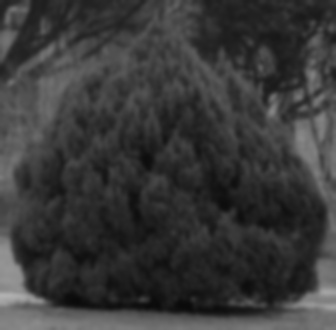
#> input picture result/1_image_pyramid/0.jpg/octave1/scaling1.jpg, 336 x 330 px; the run also reads 1 picture not shown here
$ python -i 0860812.py   (imports and definitions only)
#> lines starting #> are read from the running program, lines starting #| are printed output that depends on the picture
#> in SIFT, image is the input picture: shape (330, 336); min 9, max 177, mean 56.8
### FunctionHelper.py
import logging
from functools import cmp_to_key

from cv2 import KeyPoint
from numpy import all, array, arctan2, cos, sin, exp, dot, logical_and, roll, sqrt, stack, trace, deg2rad, rad2deg, \
    where, zeros, floor, round, float32
from numpy.linalg import det, lstsq, norm


# [166 lines left out: functions isPixelAnExtremum, localizeExtremumViaQuadraticFit, computeGradientAtCenterPixel, computeHessianAtCenterPixel, computeKeypointsWithOrientations, compareKeypoints, not called in this run]

def removeDuplicateKeypoints(keypoints):
    """Sort keypoints and remove duplicate keypoints
    """
    if len(keypoints) < 2:
        return keypoints

    keypoints.sort(key=cmp_to_key(compareKeypoints))
    unique_keypoints = [keypoints[0]]

    for next_keypoint in keypoints[1:]:
        last_unique_keypoint = unique_keypoints[-1]
        if last_unique_keypoint.pt[0] != next_keypoint.pt[0] or \
           last_unique_keypoint.pt[1] != next_keypoint.pt[1] or \
           last_unique_keypoint.size != next_keypoint.size or \
           last_unique_keypoint.angle != next_keypoint.angle:
            unique_keypoints.append(next_keypoint)
    return unique_keypoints

####################
# Global variables #
####################

logger = logging.getLogger(__name__)
float_tolerance = 1e-7

#############################
# Keypoint scale conversion #
#############################

def convertKeypointsToInputImageSize(keypoints):
    """Convert keypoint point, size, and octave to input image size
    """
    converted_keypoints = []
    for keypoint in keypoints:
        keypoint.pt = tuple(0.5 * array(keypoint.pt))
        keypoint.size *= 0.5
        keypoint.octave = (keypoint.octave & ~255) | ((keypoint.octave - 1) & 255)
        converted_keypoints.append(keypoint)
    return converted_keypoints

#########################
# Descriptor generation #
#########################

# [9 lines left out: function unpackOctave, not called in this run]

def generateDescriptors(keypoints, gaussian_images, window_width=4, num_bins=8, scale_multiplier=3, descriptor_max_value=0.2):
    """Generate descriptors for each keypoint
    """
    logger.debug('Generating descriptors...')
    descriptors = []

    for keypoint in keypoints:
        octave, layer, scale = unpackOctave(keypoint)
        gaussian_image = gaussian_images[octave + 1, layer]
        num_rows, num_cols = gaussian_image.shape
        point = round(scale * array(keypoint.pt)).astype('int')
        bins_per_degree = num_bins / 360.
        angle = 360. - keypoint.angle
        cos_angle = cos(deg2rad(angle))
        sin_angle = sin(deg2rad(angle))
        weight_multiplier = -0.5 / ((0.5 * window_width) ** 2)
        row_bin_list = []
        col_bin_list = []
        magnitude_list = []
        orientation_bin_list = []
        histogram_tensor = zeros((window_width + 2, window_width + 2, num_bins))   # first two dimensions are increased by 2 to account for border effects

        # Descriptor window size (described by half_width) follows OpenCV convention
        hist_width = scale_multiplier * 0.5 * scale * keypoint.size
        half_width = int(round(hist_width * sqrt(2) * (window_width + 1) * 0.5))   # sqrt(2) corresponds to diagonal length of a pixel
        half_width = int(min(half_width, sqrt(num_rows ** 2 + num_cols ** 2)))     # ensure half_width lies within image

        for row in range(-half_width, half_width + 1):
            for col in range(-half_width, half_width + 1):
                row_rot = col * sin_angle + row * cos_angle
                col_rot = col * cos_angle - row * sin_angle
                row_bin = (row_rot / hist_width) + 0.5 * window_width - 0.5
                col_bin = (col_rot / hist_width) + 0.5 * window_width - 0.5
                if row_bin > -1 and row_bin < window_width and col_bin > -1 and col_bin < window_width:
                    window_row = int(round(point[1] + row))
                    window_col = int(round(point[0] + col))
                    if window_row > 0 and window_row < num_rows - 1 and window_col > 0 and window_col < num_cols - 1:
                        dx = gaussian_image[window_row, window_col + 1] - gaussian_image[window_row, window_col - 1]
                        dy = gaussian_image[window_row - 1, window_col] - gaussian_image[window_row + 1, window_col]
                        gradient_magnitude = sqrt(dx * dx + dy * dy)
                        gradient_orientation = rad2deg(arctan2(dy, dx)) % 360
                        weight = exp(weight_multiplier * ((row_rot / hist_width) ** 2 + (col_rot / hist_width) ** 2))
                        row_bin_list.append(row_bin)
                        col_bin_list.append(col_bin)
                        magnitude_list.append(weight * gradient_magnitude)
                        orientation_bin_list.append((gradient_orientation - angle) * bins_per_degree)

        for row_bin, col_bin, magnitude, orientation_bin in zip(row_bin_list, col_bin_list, magnitude_list, orientation_bin_list):
            # Smoothing via trilinear interpolation
            # Notations follows https://en.wikipedia.org/wiki/Trilinear_interpolation
            # Note that we are really doing the inverse of trilinear interpolation here (we take the center value of the cube and distribute it among its eight neighbors)
            row_bin_floor, col_bin_floor, orientation_bin_floor = floor([row_bin, col_bin, orientation_bin]).astype(int)
            row_fraction, col_fraction, orientation_fraction = row_bin - row_bin_floor, col_bin - col_bin_floor, orientation_bin - orientation_bin_floor
            if orientation_bin_floor < 0:
                orientation_bin_floor += num_bins
            if orientation_bin_floor >= num_bins:
                orientation_bin_floor -= num_bins

            c1 = magnitude * row_fraction
            c0 = magnitude * (1 - row_fraction)
            c11 = c1 * col_fraction
            c10 = c1 * (1 - col_fraction)
            c01 = c0 * col_fraction
            c00 = c0 * (1 - col_fraction)
            c111 = c11 * orientation_fraction
            c110 = c11 * (1 - orientation_fraction)
            c101 = c10 * orientation_fraction
            c100 = c10 * (1 - orientation_fraction)
            c011 = c01 * orientation_fraction
            c010 = c01 * (1 - orientation_fraction)
            c001 = c00 * orientation_fraction
            c000 = c00 * (1 - orientation_fraction)

            histogram_tensor[row_bin_floor + 1, col_bin_floor + 1, orientation_bin_floor] += c000
            histogram_tensor[row_bin_floor + 1, col_bin_floor + 1, (orientation_bin_floor + 1) % num_bins] += c001
            histogram_tensor[row_bin_floor + 1, col_bin_floor + 2, orientation_bin_floor] += c010
            histogram_tensor[row_bin_floor + 1, col_bin_floor + 2, (orientation_bin_floor + 1) % num_bins] += c011
            histogram_tensor[row_bin_floor + 2, col_bin_floor + 1, orientation_bin_floor] += c100
            histogram_tensor[row_bin_floor + 2, col_bin_floor + 1, (orientation_bin_floor + 1) % num_bins] += c101
            histogram_tensor[row_bin_floor + 2, col_bin_floor + 2, orientation_bin_floor] += c110
            histogram_tensor[row_bin_floor + 2, col_bin_floor + 2, (orientation_bin_floor + 1) % num_bins] += c111

        descriptor_vector = histogram_tensor[1:-1, 1:-1, :].flatten()  # Remove histogram borders
        # Threshold and normalize descriptor_vector
        threshold = norm(descriptor_vector) * descriptor_max_value
        descriptor_vector[descriptor_vector > threshold] = threshold
        descriptor_vector /= max(norm(descriptor_vector), float_tolerance)
        # Multiply by 512, round, and saturate between 0 and 255 to convert from float32 to unsigned char (OpenCV convention)
        descriptor_vector = round(512 * descriptor_vector)
        descriptor_vector[descriptor_vector < 0] = 0
        descriptor_vector[descriptor_vector > 255] = 255
        descriptors.append(descriptor_vector)
    return array(descriptors, dtype='float32')

### 0860812.py
import optparse

import numpy as np

import cv2
import os
import glob
from cv2 import resize, GaussianBlur, subtract, INTER_LINEAR
import sys
from FunctionHelper import *
from pathlib import Path

logger = logging.getLogger(__name__)


# ======================================= #
# TODO: Convolve Gaussian Blur
# ======================================= #
def blur_gaussian(image, sigma):
    blur = cv2.GaussianBlur(image, (0, 0), sigmaX=sigma, sigmaY=sigma)
    return blur


# ======================================= #
# TODO: Downsampling without Smoothing
# ======================================= #
def downsample(img, scale):
    small_img = cv2.resize(img,  # original image
                           (0, 0),
                           fx=scale,
                           fy=scale,  # set fx and fy, not the final size
                           interpolation=cv2.INTER_NEAREST)
    return small_img


# ======================================= #
# TODO: Generate Initial Image
# ======================================= #
def generateFirstImage(image, sigma, assumed_blur):
    """Generate base image from input image by upsampling by 2 in both directions and blurring
    """
#> called with sigma = 1.6, assumed_blur = 0.5
    logger.debug('Generating base image...')
    image = resize(image, (0, 0), fx=2, fy=2, interpolation=INTER_LINEAR)
#> image: shape (660, 672) float32
    sigma_diff = sqrt(max((sigma ** 2) - ((2 * assumed_blur) ** 2), 0.01))
    return GaussianBlur(image, (0, 0), sigmaX=sigma_diff,
                        sigmaY=sigma_diff)  # the image blur is now sigma instead of assumed_blur


# ======================================= #
# TODO: Generate Sigma
# ======================================= #
def generateGaussianSigma(BaseSigma, num_scale):
    """Generate list of gaussian kernels at which to blur the input image. Default values of sigma, intervals, and octaves follow section 3 of Lowe's paper.
    """
#> called with BaseSigma = 1.6, num_scale = 5
    k = 2 ** (1. / (num_scale - 3))
    gaussian_kernels = zeros(
        num_scale)  # scale of gaussian blur necessary to go from one blur scale to the next within an octave
    gaussian_kernels[0] = BaseSigma

    for image_index in range(1, num_scale):
        sigma_previous = (k ** (image_index - 1)) * BaseSigma
        sigma_total = k * sigma_previous
        gaussian_kernels[image_index] = sqrt(sigma_total ** 2 - sigma_previous ** 2)
    return gaussian_kernels


# ======================================= #
# TODO: Make Pyramid Image
# ======================================= #
def make_pyramid(image,
                 image_name,
                 sigma,
                 num_octaves,
                 num_scale):
    '''Read Image using OpenCV'''
#> called with image_name = 'scaling1.jpg', sigma = array of shape (5,), num_octaves = 4, num_scale = 5
    gaussian_image = []

    for a in range(0, num_octaves):
        '''Adjust new sigma according to Scale Level'''
        gaussian_images_in_octave = []

        print("\nSigma octave {}".format(a + 1))

        for b in range(0, num_scale):
            print("Sigma scale {}:{}".format((b + 1), sigma[b]))
            '''Step 1 - Apply Gaussian filter to the image'''
            image = blur_gaussian(image, sigma[b])
            gaussian_images_in_octave.append(image)

            '''Prepare the folder to save the image'''
            folder_image = os.path.basename(image_name)
            if not os.path.exists('result/1_image_pyramid/{}/octave{}'.format(folder_image, a + 1)):
                os.makedirs('result/1_image_pyramid/{}/octave{}'.format(folder_image, a + 1))

            cv2.imwrite("result/1_image_pyramid/{}/octave{}/scaling{}.jpg".format(folder_image, a + 1, b + 1),
                        image)
        gaussian_image.append(gaussian_images_in_octave)
        downsampling_scale = 1 / 2

        image = downsample(gaussian_images_in_octave[0], downsampling_scale)
#> after the loop, gaussian_image = 4 items

    print("The pyramid image already generated in 'result/1_image_pyramid/{}/".format(folder_image, b + 1))
    return array(gaussian_image, dtype=object)


# ======================================= #
# TODO: Make Different of Gaussian (DOG)
# ======================================= #
def make_DOG(image_name, gaussian_image, numoctaves=8):
#> called with image_name = 'scaling1.jpg', gaussian_image = array of shape (4, 5), numoctaves = 4
    gaussian_dog = []
    for num_octaves in range(0, numoctaves):
        list_of_image = sorted(
            glob.glob('result/1_image_pyramid/' + image_name + '/octave' + str(num_octaves + 1) + '/*.jpg'))
        print("Generating DOG for {} and with Octave {}".format(image_name, num_octaves + 1))

        gaussian_dog_octaves = []
        '''Do the difference of Gaussian'''
        for a in range(len(list_of_image) - 1):
            im1 = gaussian_image[num_octaves][a]
            im1_ = cv2.imread(list_of_image[a], cv2.IMREAD_GRAYSCALE)
            im2 = gaussian_image[num_octaves][a + 1]
            im2_ = cv2.imread(list_of_image[a + 1], cv2.IMREAD_GRAYSCALE)

            DoGim = subtract(im1, im2)
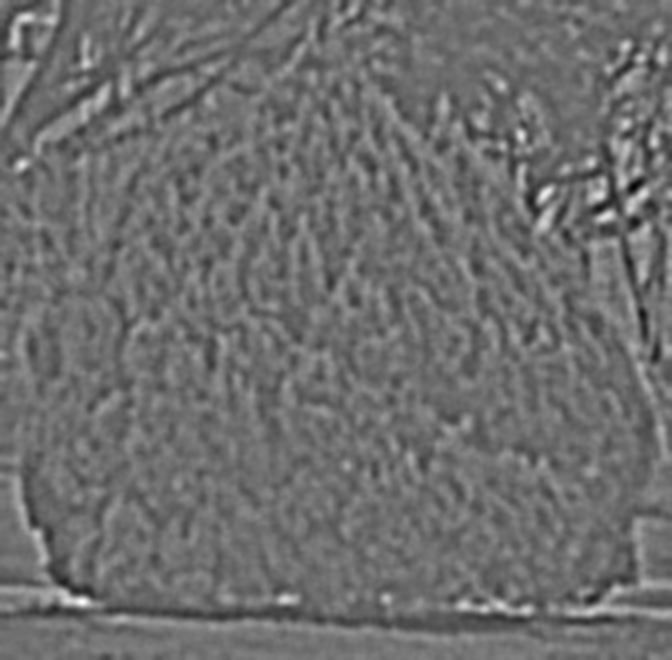
#> DoGim: shape (660, 672) float32; min -2.39, max 3.09, mean 4.17e-05; drawn with min black and max white
            DoGim_ = im2_ - im1_
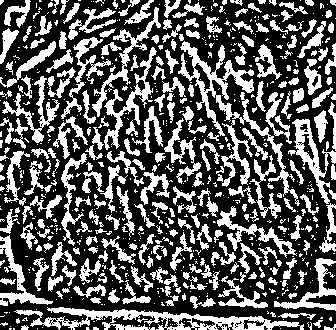
#> DoGim_: shape (330, 336); min 0, max 255, mean 92.1

            '''Prepare the folder to save the image'''
            if not os.path.exists('result/2_image_DOG/{}/octave{}'.format(image_name, num_octaves + 1)):
                os.makedirs('result/2_image_DOG/{}/octave{}'.format(image_name, num_octaves + 1))

            '''Write the DOG Result to the folder'''
            cv2.imwrite("result/2_image_DOG/{}/octave{}/DOG{}-{}.jpg".format(image_name, num_octaves + 1, a + 1, a + 2),
                        DoGim_)

            gaussian_dog_octaves.append(DoGim)

            print("DOG for {}, Octave {}, DOGScalling {}-{} Successfully created".format(image_name, num_octaves + 1,
                                                                                         a + 1, a + 2))

        print("See the result in result/2_image_DOG/{}/octave{}/".format(image_name, num_octaves + 1))
        gaussian_dog.append(gaussian_dog_octaves)

    return array(gaussian_dog, dtype=object)


###############################
# Scale-space extrema related
###############################

def findScaleSpaceExtrema(gaussian_images, dog_images, num_intervals, sigma, image_border_width,
                          contrast_threshold=0.04):
    """Find pixel positions of all scale-space extrema in the image pyramid
    """
#> called with gaussian_images = array of shape (4, 5), dog_images = array of shape (4,), num_intervals = 2, sigma = 1.6, image_border_width = 5, contrast_threshold = 0.04
    logger.debug('Finding scale-space extrema...')
    threshold = floor(0.5 * contrast_threshold / num_intervals * 255)  # from OpenCV implementation
    keypoints = []

    for octave_index, dog_images_in_octave in enumerate(dog_images):
        for image_index, (first_image, second_image, third_image) in enumerate(
                zip(dog_images_in_octave, dog_images_in_octave[1:], dog_images_in_octave[2:])):
            # (i, j) is the center of the 3x3 array
            for i in range(image_border_width, first_image.shape[0] - image_border_width):
                for j in range(image_border_width, first_image.shape[1] - image_border_width):
                    if isPixelAnExtremum(first_image[i - 1:i + 2, j - 1:j + 2], second_image[i - 1:i + 2, j - 1:j + 2],
                                         third_image[i - 1:i + 2, j - 1:j + 2], threshold):
                        localization_result = localizeExtremumViaQuadraticFit(i, j, image_index + 1, octave_index,
                                                                              num_intervals, dog_images_in_octave,
                                                                              sigma, contrast_threshold,
                                                                              image_border_width)
                        if localization_result is not None:
                            keypoint, localized_image_index = localization_result
                            keypoints_with_orientations = computeKeypointsWithOrientations(keypoint, octave_index,
                                                                                           gaussian_images[
                                                                                               octave_index][
                                                                                               localized_image_index])
                            for keypoint_with_orientation in keypoints_with_orientations:
                                keypoints.append(keypoint_with_orientation)
    return keypoints


# =========== #
#     SIFT    #
# =========== #

def SIFT(image,
         sigma=1.6,
         num_octaves=4,
         num_scale=5,
         assumed_blur=0.5,
         image_border_width=5):
    # ======================================= #
    # TODO: implement your SIFT function here
    # ======================================= #

    image_name = os.path.basename(image)
    image = cv2.imread(image, 0)
    image = image.astype('float32')

    firstImage = generateFirstImage(image, sigma, assumed_blur)
    gaussianKernel = generateGaussianSigma(sigma, num_scale)

    gaussian_images = make_pyramid(firstImage, image_name, gaussianKernel, num_octaves, num_scale)

    dog_images = make_DOG(image_name, gaussian_images, num_octaves)

    num_intervals = num_scale - 3
    keypoints = findScaleSpaceExtrema(gaussian_images, dog_images, num_intervals, sigma, image_border_width)
    keypoints = removeDuplicateKeypoints(keypoints)
    keypoints = convertKeypointsToInputImageSize(keypoints)
    descriptors = generateDescriptors(keypoints, gaussian_images)

    return keypoints, descriptors


# [203 lines left out: functions draw_keypoint, Matching, Matching_2, main, not called in this run]


# [2 lines not run here, left out]

>>> result = SIFT('result/1_image_pyramid/0.jpg/octave1/scaling1.jpg')
